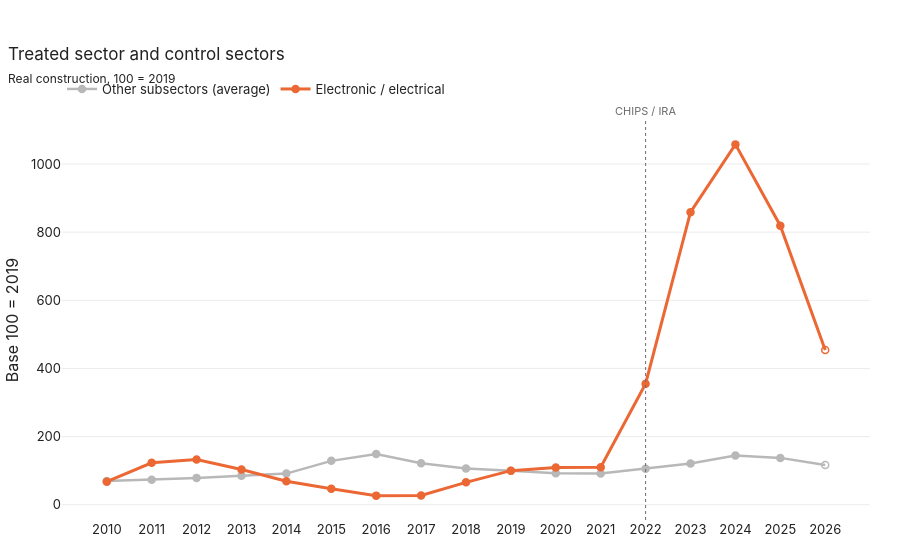

Notebook cell for this chart:
### Markdown cell above
## 3. Treated sector and control sectors

### Code cell
plot_treated_vs_controls(census, 'date', TREATED, CONTROLS,
                         title='Treated sector and control sectors',
                         subtitle='Real construction, 100 = 2019')

### Figure 1 — Plotly figure (JSON) as saved in the notebook; plotly's stock layout.template omitted (floating-point values rounded to 4 significant figures)
{"data": [{"hovertemplate": "Other subsectors (average) : %{y:,.0f}<extra></extra>", "line": {"color": "#b8b8b8", "width": 2.5}, "marker": {"color": "#b8b8b8", "line": {"color": "#b8b8b8", "width": 1.5}, "size": 7, "symbol": ["circle", "circle", "circle", "circle", "circle", "circle", "circle", "circle", "circle", "circle", "circle", "circle", "circle", "circle", "circle", "circle", "circle-open"]}, "mode": "lines+markers", "name": "Other subsectors (average)", "type": "scatter", "x": [2010, 2011, 2012, 2013, 2014, 2015, 2016, 2017, 2018, 2019, 2020, 2021, 2022, 2023, 2024, 2025, 2026], "y": [69.9, 73.4, 78.83, 85.43, 91.45, 128.8, 148.6, 121.6, 106.4, 100.0, 92.33, 91.69, 105.3, 121.0, 144.5, 137.5, 116.6]}, {"hovertemplate": "Electronic / electrical : %{y:,.0f}<extra></extra>", "line": {"color": "#eb6834", "width": 3}, "marker": {"color": "#eb6834", "line": {"color": "#eb6834", "width": 1.5}, "size": 7, "symbol": ["circle", "circle", "circle", "circle", "circle", "circle", "circle", "circle", "circle", "circle", "circle", "circle", "circle", "circle", "circle", "circle", "circle-open"]}, "mode": "lines+markers", "name": "Electronic / electrical", "type": "scatter", "x": [2010, 2011, 2012, 2013, 2014, 2015, 2016, 2017, 2018, 2019, 2020, 2021, 2022, 2023, 2024, 2025, 2026], "y": [67.55, 123.2, 133.0, 103.2, 69.02, 46.68, 26.74, 27.16, 65.71, 100.0, 109.3, 110.2, 355.2, 858.7, 1058.0, 819.0, 454.3]}], "layout": {"annotations": [{"font": {"color": "#6b6b6b", "size": 11}, "showarrow": false, "text": "CHIPS / IRA", "x": 2022, "xanchor": "center", "y": 1, "yanchor": "bottom", "yref": "paper"}], "shapes": [{"line": {"color": "#6b6b6b", "dash": "dot", "width": 1}, "type": "line", "x0": 2022, "x1": 2022, "xref": "x", "y0": 0, "y1": 1, "yref": "y domain"}], "title": {"subtitle": {"text": "Real construction, 100 = 2019"}, "text": "Treated sector and control sectors"}, "yaxis": {"title": {"text": "Base 100 = 2019"}}}}
